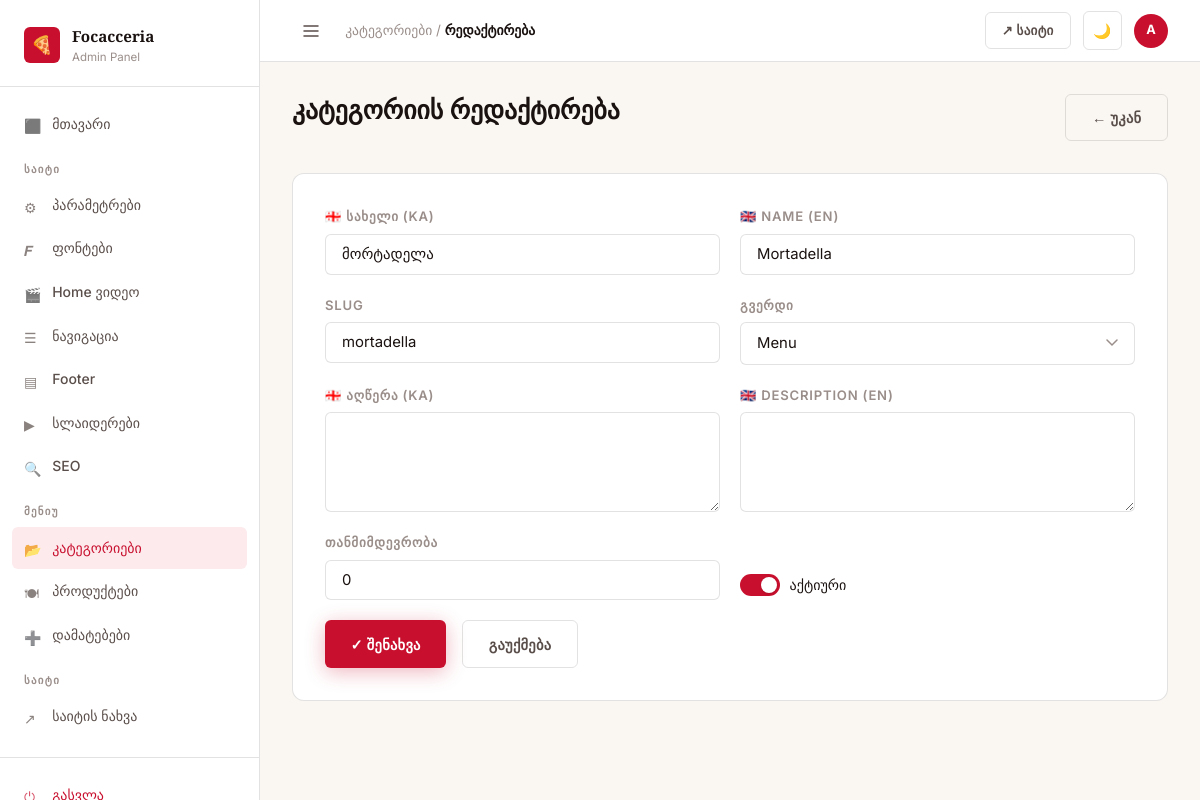
Screenshot of /dashboard/menu/categories/1/edit/ (signed in) with the database file from the repository.
### menu/models.py (models this page shows, shortened)
class MenuCategory(models.Model):
    PAGE_CHOICES = [
        ('menu', 'Menu'),
        ('salumeria', 'Salumeria'),
    ]
    name_ka = models.CharField(max_length=100)
    name_en = models.CharField(max_length=100)
    slug = models.SlugField(unique=True)
    description_ka = models.TextField(blank=True)
    description_en = models.TextField(blank=True)
    page = models.CharField(max_length=20, choices=PAGE_CHOICES, default='menu')
    order = models.PositiveIntegerField(default=0)
    is_active = models.BooleanField(default=True)
    class Meta:
        ordering = ['order']
        verbose_name_plural = 'Menu Categories'

### dashboard/views.py (the view, shortened to what this page needs)
# urls.py: path('menu/categories/<int:pk>/edit/', views.category_edit, name='category_edit'),
@login_required
def category_edit(request, pk):
    cat = get_object_or_404(MenuCategory, pk=pk)
    return render(request, 'dashboard/category_form.html', {'cat': cat})

### core/models.py (called while the page is built)
    @classmethod
    def get_settings(cls):
        obj, _ = cls.objects.get_or_create(pk=1)
        return obj

    @classmethod
    def get_settings(cls):
        obj, _ = cls.objects.get_or_create(pk=1)
        return obj

### templates/dashboard/category_form.html (shortened to what this page needs)
{% extends 'dashboard/base.html' %}
{% block nav_categories %}active{% endblock %}
{% block breadcrumb %}კატეგორიები / <strong>რედაქტირება</strong>{% endblock %}
{% block content %}
<div class="page-header">
  <h1 class="page-title">კატეგორიის რედაქტირება</h1>
  <a href="{% url 'menu_categories' %}" class="btn btn-ghost">← უკან</a>
</div>
<form method="post">
  <div class="form-card">
    <div class="form-row">
      <div class="form-group">
        <label class="form-label">🇬🇪 სახელი (KA)</label>
        <input type="text" name="name_ka" value="{{ cat.name_ka }}" class="form-control" required>
      </div>
      <div class="form-group">
        <label class="form-label">🇬🇧 Name (EN)</label>
        <input type="text" name="name_en" value="{{ cat.name_en }}" class="form-control" required>
      </div>
    </div>
    <div class="form-row">
      <div class="form-group">
        <label class="form-label">Slug</label>
        <input type="text" name="slug" value="{{ cat.slug }}" class="form-control" required>
      </div>
      <div class="form-group">
        <label class="form-label">გვერდი</label>
        <select name="page" class="form-control">
          <option value="menu" {% if cat.page == 'menu' %}selected{% endif %}>Menu</option>
        </select>
      </div>
    </div>
    <div class="form-row">
      <div class="form-group">
        <label class="form-label">🇬🇪 აღწერა (KA)</label>
        <textarea name="description_ka" class="form-control" rows="3">{{ cat.description_ka }}</textarea>
      </div>
      <div class="form-group">
        <label class="form-label">🇬🇧 Description (EN)</label>
        <textarea name="description_en" class="form-control" rows="3">{{ cat.description_en }}</textarea>
      </div>
    </div>
    <div class="form-row">
      <div class="form-group">
        <label class="form-label">თანმიმდევრობა</label>
        <input type="number" name="order" value="{{ cat.order }}" class="form-control" min="0">
      </div>
      <div class="form-group" style="display:flex;align-items:flex-end;padding-bottom:.25rem;">
        <label class="toggle-wrap">
          <span class="toggle"><input type="checkbox" name="is_active" {% if cat.is_active %}checked{% endif %}><span class="toggle-slider"></span></span>
          <span style="font-size:.88rem;">აქტიური</span>
        </label>
      </div>
    </div>
    <div style="display:flex;gap:1rem;">
      <button type="submit" class="btn btn-primary">✓ შენახვა</button>
      <a href="{% url 'menu_categories' %}" class="btn btn-ghost">გაუქმება</a>
    </div>
  </div>
</form>
{% endblock %}

### templates/dashboard/base.html (shortened to what this page needs)
<!DOCTYPE html>
<html lang="ka" data-theme="light">
<head>
  {% load static %}
  <link rel="stylesheet" href="{% static 'css/brand.css' %}">
  <link rel="stylesheet" href="{% static 'css/dashboard.css' %}">
</head>
<body>
{% load static %}
<div class="db-layout">
  <aside class="db-sidebar">
    <div class="sidebar-brand">
      <div class="sidebar-brand-logo">🍕</div>
      <div class="sidebar-brand-text">
        <div class="sidebar-brand-name">Focacceria</div>
        <div class="sidebar-brand-sub">Admin Panel</div>
      </div>
    </div>
    <nav class="sidebar-nav">
      <div class="nav-section">
        <a href="{% url 'dashboard_home' %}" class="nav-link {% block nav_home %}{% endblock %}">
          <span class="icon">⬛</span> მთავარი
        </a>
      </div>
      <div class="nav-section">
        <div class="nav-section-label">საიტი</div>
        <a href="{% url 'site_settings' %}" class="nav-link {% block nav_settings %}{% endblock %}">
          <span class="icon">⚙</span> პარამეტრები
        </a>
        <a href="{% url 'font_settings' %}" class="nav-link {% block nav_fonts %}{% endblock %}">
          <span class="icon">𝑭</span> ფონტები
        </a>
        <a href="{% url 'home_video_settings' %}" class="nav-link {% block nav_home_video %}{% endblock %}">
          <span class="icon">🎬</span> Home ვიდეო
        </a>
        <a href="{% url 'navigation' %}" class="nav-link {% block nav_navigation %}{% endblock %}">
          <span class="icon">☰</span> ნავიგაცია
        </a>
        <a href="{% url 'footer' %}" class="nav-link {% block nav_footer %}{% endblock %}">
          <span class="icon">▤</span> Footer
        </a>
        <a href="{% url 'sliders' %}" class="nav-link {% block nav_sliders %}{% endblock %}">
          <span class="icon">▶</span> სლაიდერები
        </a>
        <a href="{% url 'seo_settings' %}" class="nav-link {% block nav_seo %}{% endblock %}">
          <span class="icon">🔍</span> SEO
        </a>
      </div>
      <div class="nav-section">
        <div class="nav-section-label">მენიუ</div>
        <a href="{% url 'menu_categories' %}" class="nav-link {% block nav_categories %}{% endblock %}">
          <span class="icon">📂</span> კატეგორიები
        </a>
        <a href="{% url 'menu_items' %}" class="nav-link {% block nav_items %}{% endblock %}">
          <span class="icon">🍽</span> პროდუქტები
        </a>
        <a href="{% url 'addons' %}" class="nav-link {% block nav_addons %}{% endblock %}">
          <span class="icon">➕</span> დამატებები
        </a>
      </div>
      <div class="nav-section">
        <div class="nav-section-label">საიტი</div>
        <a href="/" target="_blank" class="nav-link">
          <span class="icon">↗</span> საიტის ნახვა
        </a>
      </div>
    </nav>
    <div class="sidebar-footer">
      <a href="{% url 'dashboard_logout' %}" class="nav-link" style="color:var(--accent);">
        <span class="icon">⏻</span> გასვლა
      </a>
    </div>
  </aside>
  <div class="db-main">
    <header class="db-topbar">
      <div class="topbar-left">
        <button class="btn btn-ghost btn-icon" data-sidebar-toggle style="border:none;">
          <svg width="18" height="18" viewBox="0 0 18 18" fill="none">
            <path d="M2 4h14M2 9h14M2 14h14" stroke="currentColor" stroke-width="1.5" stroke-linecap="round"/>
          </svg>
        </button>
        <div class="topbar-breadcrumb">
          {% block breadcrumb %}<strong>Dashboard</strong>{% endblock %}
        </div>
      </div>
      <div class="topbar-right">
        <a href="/" target="_blank" class="btn btn-ghost btn-sm">↗ საიტი</a>
        <button class="btn btn-ghost btn-icon" data-theme-toggle title="Toggle theme">
          <span data-theme-icon>🌙</span>
        </button>
        <div class="topbar-avatar" title="{{ request.user.username }}">
          {{ request.user.username|first|upper }}
        </div>
      </div>
    </header>
    <main class="db-content">
      {% block content %}{% endblock %}
    </main>
  </div>
</div>
</body>
</html>

### static/css/brand.css (style rules this page uses)
:root { --rosso: #C8102E; --rosso-dark: #A00C23; --rosso-light: #E8203E; --rosso-pale: #fceaed; --nero: #1A1210; --nero-soft: #2A2220; --charcoal: #3A3230; --crema: #F5EFE0; --crema-dark: #EDE4D0; --crema-light: #FAF7F2; --oro: #C4A052; --oro-dark: #A8843A; --oro-light: #D4B870; --white: #FFFFFF; --off-white: #FDF9F4; --font-serif: 'Playfair Display', 'Georgia', serif; --font-sans: 'Inter', 'Segoe UI', system-ui, sans-serif; --radius-sm: 6px; --radius-md: 12px; --radius-lg: 20px; --radius-xl: 32px; --shadow-sm: 0 1px 3px rgba(0,0,0,.08), 0 1px 2px rgba(0,0,0,.06); --shadow-md: 0 4px 16px rgba(0,0,0,.10), 0 2px 6px rgba(0,0,0,.07); --shadow-lg: 0 12px 40px rgba(0,0,0,.14), 0 4px 12px rgba(0,0,0,.08); --shadow-rosso: 0 4px 20px rgba(200,16,46,.30); --ease: cubic-bezier(.4,0,.2,1); --transition: .2s var(--ease); }
[data-theme="light"], :root { --bg: var(--crema-light); --bg-card: var(--white); --bg-surface: var(--crema); --bg-hover: var(--crema-dark); --border: rgba(26,18,16,.12); --border-strong: rgba(26,18,16,.22); --text-primary: var(--nero); --text-secondary: #5A4E4A; --text-muted: #9A8E8A; --text-inverse: var(--white); --accent: var(--rosso); --accent-hover: var(--rosso-dark); --accent-pale: var(--rosso-pale); }
*, *::before, *::after { box-sizing: border-box; margin: 0; padding: 0; }
html { font-size: 16px; scroll-behavior: smooth; -webkit-font-smoothing: antialiased; }
body { font-family: var(--font-sans); background: var(--bg); color: var(--text-primary); line-height: 1.6; transition: background var(--transition), color var(--transition); }
h1, h2, h3, h4, h5, h6 { font-family: var(--font-serif); line-height: 1.25; color: var(--text-primary); }
h1 { font-size: clamp(2rem, 5vw, 3.5rem); }
a { color: var(--accent); text-decoration: none; transition: color var(--transition); }
.btn { display: inline-flex; align-items: center; gap: .5rem; padding: .7rem 1.6rem; border-radius: var(--radius-sm); font-family: var(--font-sans); font-size: .9rem; font-weight: 600; letter-spacing: .02em; cursor: pointer; border: none; transition: all var(--transition); white-space: nowrap; }
.btn-primary { background: var(--accent); color: #fff; box-shadow: var(--shadow-rosso); }
.btn-ghost { background: transparent; color: var(--text-secondary); border: 1.5px solid var(--border); }
.btn-sm { padding: .45rem 1rem; font-size: .82rem; }
.btn-icon { padding: .6rem; border-radius: var(--radius-sm); }
.form-group { margin-bottom: 1.25rem; }
.form-label { display: block; font-size: .82rem; font-weight: 600; color: var(--text-muted); text-transform: uppercase; letter-spacing: .06em; margin-bottom: .4rem; }
.form-control { display: block; width: 100%; padding: .65rem 1rem; font-size: .93rem; font-family: var(--font-sans); color: var(--text-primary); background: var(--bg-card); border: 1.5px solid var(--border); border-radius: var(--radius-sm); transition: border-color var(--transition), box-shadow var(--transition); appearance: none; }
.form-control::placeholder { color: var(--text-muted); }
textarea.form-control { resize: vertical; min-height: 100px; }
select.form-control { background-repeat: no-repeat; background-position: right 1rem center; padding-right: 2.5rem; }
.toggle-wrap { display: flex; align-items: center; gap: .6rem; cursor: pointer; }
.toggle { position: relative; width: 40px; height: 22px; flex-shrink: 0; }
.toggle-slider { position: absolute; inset: 0; background: var(--border-strong); border-radius: 50px; transition: background var(--transition); }
.toggle-slider::before { content: ''; position: absolute; height: 16px; width: 16px; left: 3px; top: 3px; background: white; border-radius: 50%; transition: transform var(--transition); box-shadow: var(--shadow-sm); }
.toggle input:checked + .toggle-slider { background: var(--accent); }
.toggle input:checked + .toggle-slider::before { transform: translateX(18px); }

### rows the page displays
MenuCategory: name_ka "მორტადელა", name_en "Mortadella", slug "mortadella", page "Menu", order "0"

### other values shown
{{ request.user.username|first|upper }} "A"
